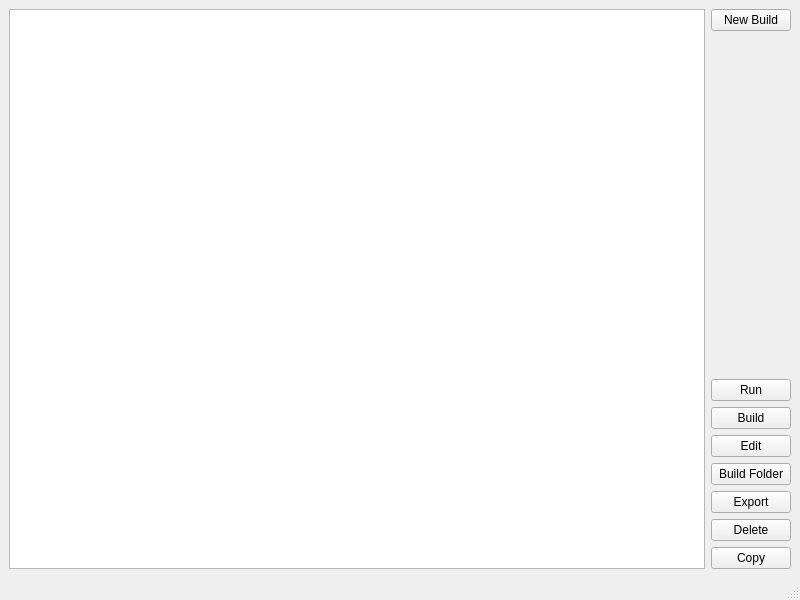
<?xml version="1.0" encoding="UTF-8"?>
<ui version="4.0">
 <class>MainWindow</class>
 <widget class="QMainWindow" name="MainWindow">
  <property name="geometry">
   <rect>
    <x>0</x>
    <y>0</y>
    <width>800</width>
    <height>600</height>
   </rect>
  </property>
  <property name="windowTitle">
   <string>MainWindow</string>
  </property>
  <widget class="QWidget" name="centralwidget">
   <layout class="QHBoxLayout" name="horizontalLayout_4">
    <item>
     <widget class="QListWidget" name="listBuild"/>
    </item>
    <item>
     <layout class="QVBoxLayout" name="verticalLayout">
      <item>
       <widget class="QPushButton" name="buttonNew">
        <property name="text">
         <string>New Build</string>
        </property>
       </widget>
      </item>
      <item>
       <spacer name="verticalSpacer_4">
        <property name="orientation">
         <enum>Qt::Vertical</enum>
        </property>
        <property name="sizeHint" stdset="0">
         <size>
          <width>20</width>
          <height>40</height>
         </size>
        </property>
       </spacer>
      </item>
      <item>
       <widget class="QPushButton" name="buttonRun">
        <property name="text">
         <string>Run</string>
        </property>
       </widget>
      </item>
      <item>
       <widget class="QPushButton" name="buttonBuild">
        <property name="text">
         <string>Build</string>
        </property>
       </widget>
      </item>
      <item>
       <widget class="QPushButton" name="buttonEdit">
        <property name="text">
         <string>Edit</string>
        </property>
       </widget>
      </item>
      <item>
       <widget class="QPushButton" name="buttonFolder">
        <property name="text">
         <string>Build Folder</string>
        </property>
       </widget>
      </item>
      <item>
       <widget class="QPushButton" name="buttonExport">
        <property name="text">
         <string>Export</string>
        </property>
       </widget>
      </item>
      <item>
       <widget class="QPushButton" name="buttonDelete">
        <property name="text">
         <string>Delete</string>
        </property>
       </widget>
      </item>
      <item>
       <widget class="QPushButton" name="buttonCopy">
        <property name="text">
         <string>Copy</string>
        </property>
       </widget>
      </item>
     </layout>
    </item>
   </layout>
  </widget>
  <widget class="QMenuBar" name="menubar">
   <property name="geometry">
    <rect>
     <x>0</x>
     <y>0</y>
     <width>800</width>
     <height>36</height>
    </rect>
   </property>
  </widget>
  <widget class="QStatusBar" name="statusbar"/>
 </widget>
 <resources/>
 <connections/>
</ui>
